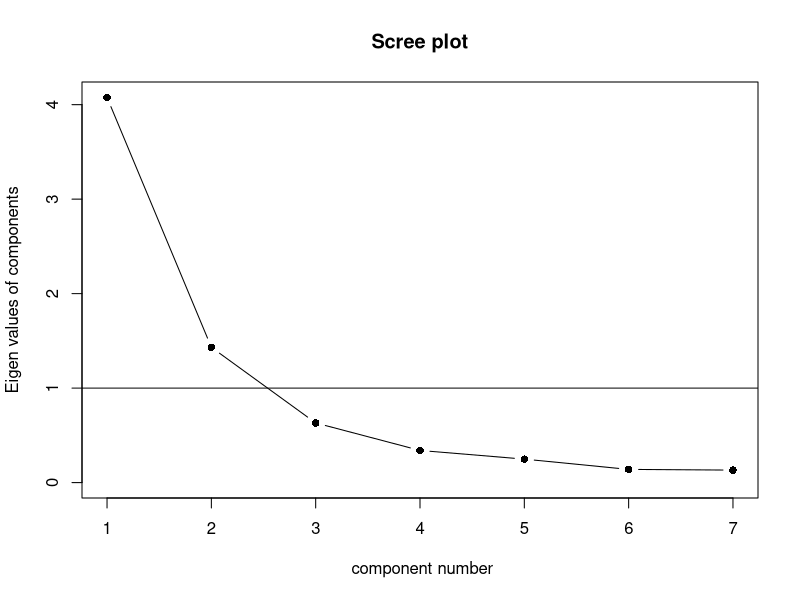
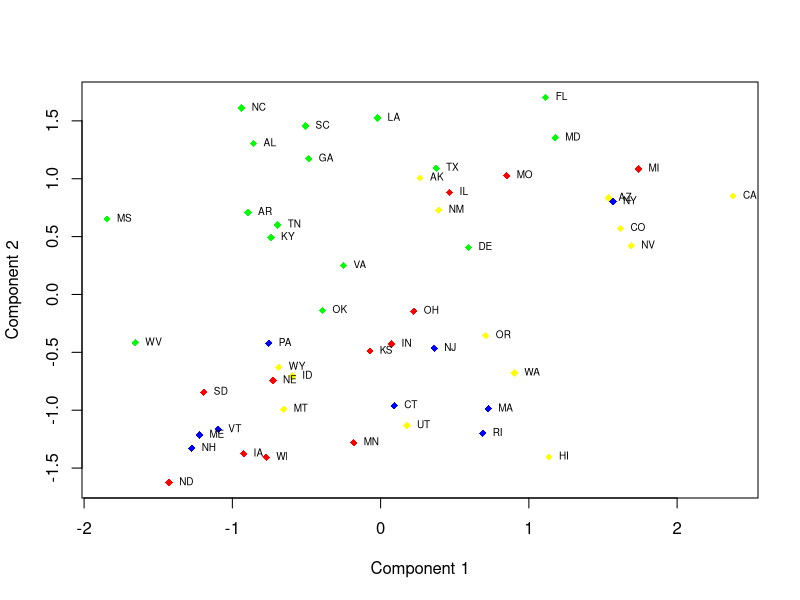
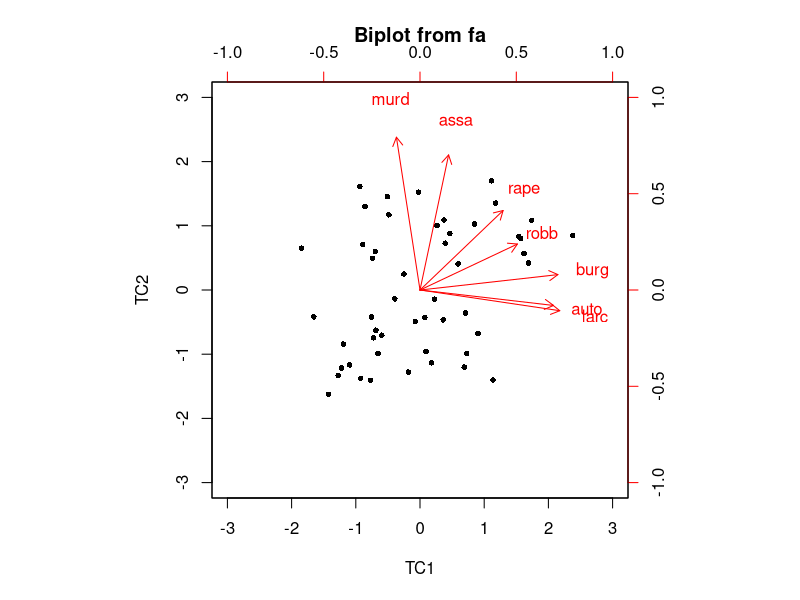

Write R code to recreate these figures, in order.
## ---- chunk 1
#Read in the data into a dataframe
uscrime <- read.csv("uscrime.csv")

#Display the first few entries
head(uscrime)

#Display the structure of the data
str(uscrime)

#Summary of the data
summary(uscrime)

#Check for missing values
sum(complete.cases(uscrime))

#Keep the complete cases only
uscrime <- uscrime[complete.cases(uscrime),]

## ---- chunk 2
# We want to factorize only the variables that make some sense
uscrimepc <- uscrime[,c(4:10)]

library(Hmisc)

#Analyse the Variables Correlation and Significance
rcorr(as.matrix(uscrimepc))

#Check the Kaiser-Meyer-Olkin factor adequacy
#Values above 0.5 are considered adequate.
library(psych)
KMO(uscrimepc)

#Using Bartlett's test to check if the Correlation Matrix is an Identity matrix.
#If the p-value is low, then we can reject the null hypothesis that the Correlation Matrix is an Identity matrix.
cortest.bartlett(uscrimepc)
## ---- chunk 3
#Note that with the nfactor, we use all variables first and slowly cut down the variables for use.
p1 <- principal(uscrimepc, nfactor=7, rotate="NULL")
#Check the loadings
p1$loadings
scree(uscrimepc, factors=F)
## ---- chunk 4
p2 <- principal(uscrimepc, nfactor = 2, rotate="NULL")
p2$loadings

p5r <- principal(uscrimepc, nfactor=5, rotate="NULL")
p5r$loadings
## ---- chunk 5
#Let's try rotation. default is VARIMAX rotation
p2r <- principal(uscrimepc, nfactor=2)
#Check the loadings
print(p2r$loadings, digits=3, cutoff=0.4, sort=T)

#Rotation with 5 factors
p5r <- principal(uscrimepc, nfactor=5)
print(p5r$loadings, digits=3, cutoff=0.4, sort=T)
## ---- chunk 6
#Try another rotation - Oblimin
p2ro <- principal(uscrimepc, nfactor=2, rotate="oblimin")
print(p2ro$loadings, digits=3, cutoff=0.4, sort=T)

#With 5 factors
p5ro <- principal(uscrimepc, nfactor=5, rotate="oblimin")
p5ro$loadings
## ---- chunk 7
head(p2ro$scores)

#Align component scores to the original data and create a new dataframe
uscrime2f <- cbind(uscrime, p2ro$scores)

#Plot the results with color
plot(uscrime2f$TC1, uscrime2f$TC2, xlab="Component 1", ylab="Component 2", pch=18, col=c("blue", "red", "green", "yellow")[uscrime2f$reg])
#add in the State to the plot
text(uscrime2f$TC1, uscrime2f$TC2, uscrime2f$state, cex=0.6, pos=4, col="black")

#View the biplot of 2 principal components and using Oblimin rotation as the results are correlated in some way.
biplot(p2ro)
